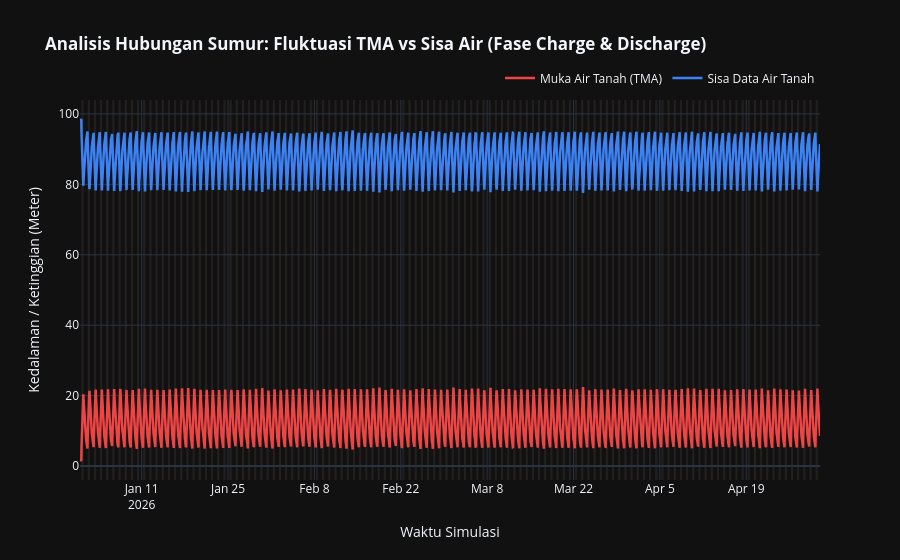

Write notebook code for a chart like this one.
### Code cell
import pandas as pd
import numpy as np
import plotly.graph_objects as go

def generate_jiat_dummy_data(days=30, interval_minutes=60):
    """
    Generate synthetic hydrological data for EDA.
    Spek: Sumur 100m, Sensor 55m, TMA Range 0-30m.
    Timestamp ditetapkan sebagai Index DataFrame.
    """
    np.random.seed(42)
    
    # 1. Konstanta Spesifikasi Sumur
    KEDALAMAN_SUMUR = 100.0
    KEDALAMAN_SENSOR = 55.0
    DIAMETER = 0.25 
    
    # 2. Setup Index Waktu (DatetimeIndex)
    periods = int((days * 24 * 60) / interval_minutes)
    time_index = pd.date_range(start='2026-01-01', periods=periods, freq=f'{interval_minutes}min')
    
    tma_list = []
    current_tma = 1.5 
    
    # 3. Simulasi Hidrologi Harian
    for dt in time_index:
        hour = dt.hour
        discharge_on = 6 <= hour < 14
        
        if discharge_on:
            target_tma = 28.0 
            current_tma += (target_tma - current_tma) * 0.15 
        else:
            static_tma = 1.5
            current_tma += (static_tma - current_tma) * 0.10 
            
        noise = np.random.normal(0, 0.2)
        simulated_tma = current_tma + noise
        simulated_tma = max(0.0, min(30.0, simulated_tma))
        
        tma_list.append(simulated_tma)
        
    # LANGSUNG MENJADIKAN TIME_INDEX SEBAGAI INDEX DATAFRAME
    df = pd.DataFrame({
        'Muka_Air_Tanah': tma_list
    }, index=time_index)
    df.index.name = 'Timestamp' # Beri nama index untuk kejelasan
    
    # 4. KORELASI UTAMA
    df['Data_Air_Tanah'] = KEDALAMAN_SUMUR - df['Muka_Air_Tanah']
    
    # Tambahan fitur numerik
    df['Kedalaman_Sumur'] = KEDALAMAN_SUMUR
    df['Kedalaman_Sensor'] = KEDALAMAN_SENSOR
    df['Diameter_Sumur'] = DIAMETER
    
    # Mengakses jam langsung dari index via `df.index.hour`
    df['Discharge_Status'] = df.index.hour.map(lambda h: 1 if 6 <= h < 14 else 0)
    
    return df

# ==========================================
# EKSEKUSI & PENGUJIAN VISUAL EDA AWAL
# ==========================================
df_sumur = generate_jiat_dummy_data(days=120, interval_minutes=60) 

print("Data Sample Teratas (Perhatikan Timestamp kini adalah Index):")
display(df_sumur.head())

# VISUALISASI MENGGUNAKAN PLOTLY
fig = go.Figure()

# 1. Tambahkan Kurva Muka Air Tanah (TMA)
fig.add_trace(go.Scatter(
    x=df_sumur.index, # Menggunakan index
    y=df_sumur['Muka_Air_Tanah'],
    mode='lines',
    name='Muka Air Tanah (TMA)',
    line=dict(color='#ef4444', width=2.5)
))

# 2. Tambahkan Kurva Data Air Tanah (Sisa)
fig.add_trace(go.Scatter(
    x=df_sumur.index, # Menggunakan index
    y=df_sumur['Data_Air_Tanah'],
    mode='lines',
    name='Sisa Data Air Tanah',
    line=dict(color='#3b82f6', width=2.5)
))

# 3. Warnai Background Abu-abu pada Fase Discharge
discharge_data = df_sumur[df_sumur['Discharge_Status'] == 1]
# 'timestamp' di iterrows otomatis merepresentasikan nilai index
for timestamp, row in discharge_data.iterrows():
    fig.add_vrect(
        x0=timestamp, 
        x1=timestamp + pd.Timedelta(minutes=60),
        fillcolor="pink", 
        opacity=0.1,    
        layer="below",  
        line_width=0,
    )

# 4. Konfigurasi Kosmetik (Layout)
fig.update_layout(
    title='<b>Analisis Hubungan Sumur: Fluktuasi TMA vs Sisa Air (Fase Charge & Discharge)</b>',
    xaxis_title='Waktu Simulasi',
    yaxis_title='Kedalaman / Ketinggian (Meter)',
    hovermode='x unified', 
    template='plotly_dark',
    legend=dict(
        orientation="h",
        yanchor="bottom",
        y=1.02,
        xanchor="right",
        x=1
    )
)

fig.show()
